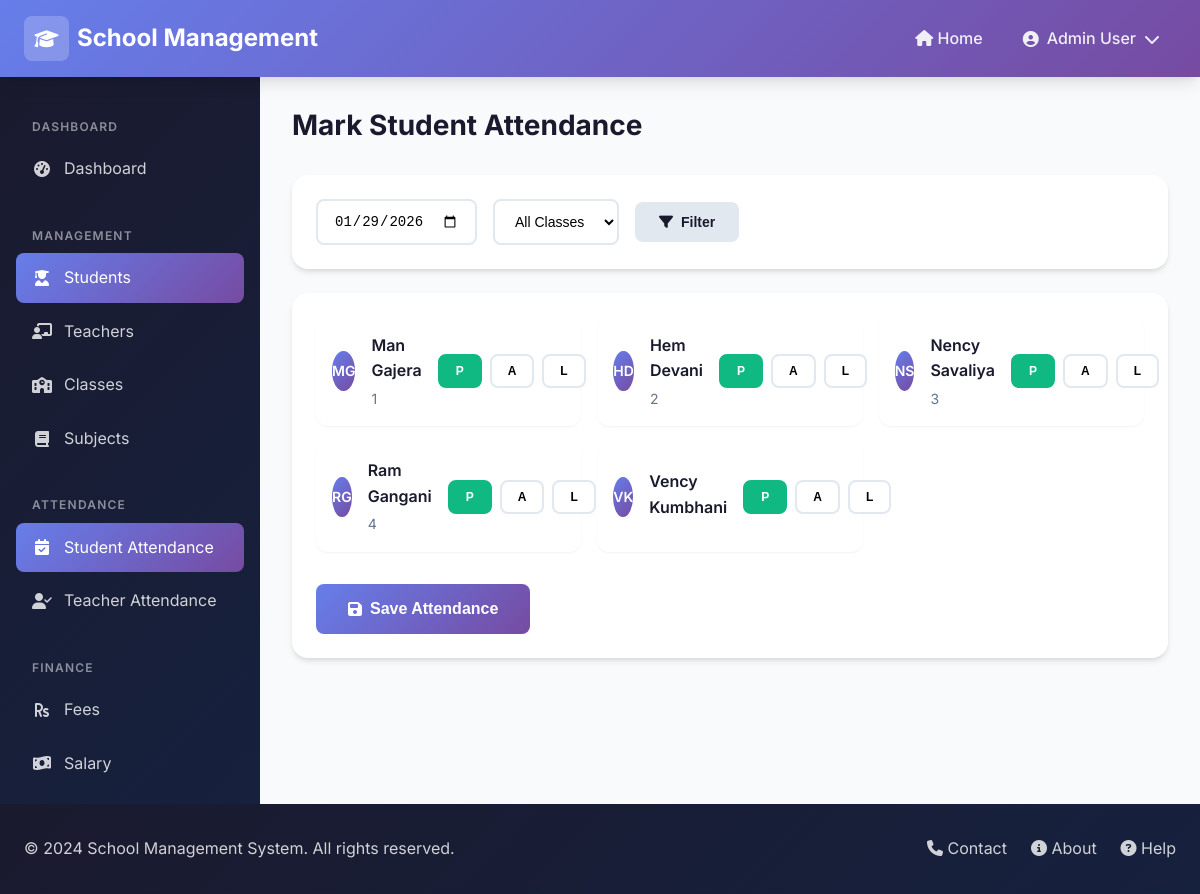
The page /admin-panel/attendance/students/mark/ on the database its author committed.
### core/models.py (models this page shows, shortened)
class Student(models.Model):
    GENDER_CHOICES = [
        ('male', 'Male'),
        ('female', 'Female'),
        ('other', 'Other'),
    ]
    username = models.CharField(max_length=50, unique=True)
    password = models.CharField(max_length=255)
    name = models.CharField(max_length=100)
    surname = models.CharField(max_length=100)
    email = models.EmailField(unique=True)
    mobile = models.CharField(max_length=15, blank=True)
    dob = models.DateField(null=True, blank=True)
    gender = models.CharField(max_length=10, choices=GENDER_CHOICES)
    roll_no = models.CharField(max_length=20)
    address = models.TextField(blank=True)
    student_class = models.ForeignKey(Class, on_delete=models.SET_NULL, null=True, related_name='students')
    section = models.CharField(max_length=10, blank=True)
    admission_no = models.CharField(max_length=50, unique=True)
    admission_date = models.DateField(null=True, blank=True)
    parent_name = models.CharField(max_length=100, blank=True)
    parent_mobile = models.CharField(max_length=15, blank=True)
    parent_email = models.EmailField(blank=True)
    created_at = models.DateTimeField(auto_now_add=True)
    updated_at = models.DateTimeField(auto_now=True)
    @property
    def full_name(self):
        return f"{self.name} {self.surname}"

### core/views.py (the view)
    def wrapper(request, *args, **kwargs):
        if request.session.get('user_role') != 'admin':
            try:
                admin = Admin.objects.first()
                if admin:
                    request.session['user_id'] = admin.id
                    request.session['user_role'] = 'admin'
                    request.session['user_name'] = admin.full_name
            except:
                messages.error(request, 'Admin not found.')
                return redirect('login')
        return view_func(request, *args, **kwargs)

### core/models.py (called while the page is built)
    def __str__(self):
        if self.section:
            return f"{self.name} - {self.section}"
        return self.name

    @property
    def full_name(self):
        return f"{self.name} {self.surname}"

### core/views.py (called while the page is built, shortened)
def admin_required(view_func):
    def wrapper(request, *args, **kwargs):
        if request.session.get('user_role') != 'admin':
            try:
                admin = Admin.objects.first()
                if admin:
                    request.session['user_id'] = admin.id
                    request.session['user_role'] = 'admin'
                    request.session['user_name'] = admin.full_name
            except:
                messages.error(request, 'Admin not found.')
                return redirect('login')
        return view_func(request, *args, **kwargs)
    return wrapper

@admin_required
def student_attendance_mark(request):
    selected_date = request.GET.get('date', date.today().isoformat())
    selected_class = request.GET.get('class', '')
    students = Student.objects.all()
    if selected_class:
        students = students.filter(student_class_id=selected_class)
    classes = Class.objects.all()
    return render(request, 'admin/attendance/student_mark.html', {
        'students': students,
        'classes': classes,
        'selected_date': selected_date,
        'selected_class': selected_class
    })

### templates/admin/attendance/student_mark.html (shortened to what this page needs)
{% extends 'base.html' %}
{% load static %}
{% block content %}
{% include 'partials/admin_header.html' %}
<div class="dashboard-layout">
    {% include 'partials/sidebar.html' %}
    <main class="main-content">
        <div class="page-header">
            <div>
                <h1 class="page-title">Mark Student Attendance</h1>
            </div>
        </div>
        <div class="card mb-3">
            <div class="card-body">
                <form method="get" class="flex gap-2 flex-wrap items-center">
                    <input type="date" name="date" value="{{ selected_date }}" class="form-control"
                        style="width: auto;">
                    <select name="class" class="form-control" style="width: auto;">
                        <option value="">All Classes</option>
                    </select>
                    <button type="submit" class="btn btn-secondary">
                        <i class="fas fa-filter"></i> Filter
                    </button>
                </form>
            </div>
        </div>
        <div class="card">
            <div class="card-body">
                <form method="post">
                    <div class="attendance-grid">
                        {% for student in students %}
                        <div class="attendance-item">
                            <div class="recent-avatar" style="width: 40px; height: 40px; font-size: 0.875rem;">
                                {{ student.name|slice:":1" }}{{ student.surname|slice:":1" }}
                            </div>
                            <div class="recent-info" style="flex: 1;">
                                <div class="recent-name">{{ student.full_name }}</div>
                                <div class="recent-meta">{{ student.roll_no }}</div>
                            </div>
                            <div class="attendance-status">
                                <button type="button" class="status-btn present active" data-status="present">P</button>
                                <button type="button" class="status-btn absent" data-status="absent">A</button>
                                <button type="button" class="status-btn late" data-status="late">L</button>
                            </div>
                        </div>
                        {% empty %}
                        <p class="text-gray">No students found. Select a class to view students.</p>
                        {% endfor %}
                    </div>
                    {% if students %}
                    <div class="mt-4">
                        <button type="submit" class="btn btn-primary btn-lg">
                            <i class="fas fa-save"></i> Save Attendance
                        </button>
                    </div>
                    {% endif %}
                </form>
            </div>
        </div>
    </main>
</div>
{% include 'partials/footer.html' %}
{% endblock %}

### static/css/style.css (style rules this page uses)
:root { --primary: #667eea; --primary-dark: #5a67d8; --secondary: #764ba2; --accent: #00d4ff; --success: #10b981; --warning: #f59e0b; --danger: #ef4444; --dark: #1a1a2e; --dark-light: #16213e; --light: #f8fafc; --gray: #64748b; --gray-light: #e2e8f0; --white: #ffffff; --gradient-primary: linear-gradient(135deg, var(--primary) 0%, var(--secondary) 100%); --gradient-dark: linear-gradient(135deg, var(--dark) 0%, var(--dark-light) 100%); --gradient-accent: linear-gradient(135deg, var(--accent) 0%, var(--primary) 100%); --shadow-sm: 0 1px 2px 0 rgba(0, 0, 0, 0.05); --shadow: 0 4px 6px -1px rgba(0, 0, 0, 0.1), 0 2px 4px -1px rgba(0, 0, 0, 0.06); --shadow-lg: 0 10px 15px -3px rgba(0, 0, 0, 0.1), 0 4px 6px -2px rgba(0, 0, 0, 0.05); --shadow-xl: 0 20px 25px -5px rgba(0, 0, 0, 0.1), 0 10px 10px -5px rgba(0, 0, 0, 0.04); --radius-sm: 0.375rem; --radius: 0.5rem; --radius-lg: 0.75rem; --radius-xl: 1rem; --radius-2xl: 1.5rem; --transition: all 0.3s ease; }
*, *::before, *::after { margin: 0; padding: 0; box-sizing: border-box; }
html { scroll-behavior: smooth; }
body { font-family: 'Inter', -apple-system, BlinkMacSystemFont, 'Segoe UI', Roboto, Oxygen, Ubuntu, sans-serif; background-color: var(--light); color: var(--dark); line-height: 1.6; min-height: 100vh; }
h1, h2, h3, h4, h5, h6 { font-weight: 700; line-height: 1.2; margin-bottom: 0.5em; }
h1 { font-size: 2.5rem; }
.mt-4 { margin-top: 2rem; }
.mb-3 { margin-bottom: 1.5rem; }
.flex { display: flex; }
.flex-wrap { flex-wrap: wrap; }
.items-center { align-items: center; }
.gap-2 { gap: 1rem; }
.btn { display: inline-flex; align-items: center; justify-content: center; gap: 0.5rem; padding: 0.75rem 1.5rem; font-size: 0.875rem; font-weight: 600; border: none; border-radius: var(--radius); cursor: pointer; transition: var(--transition); text-decoration: none; }
.btn-primary { background: var(--gradient-primary); color: var(--white); }
.btn-secondary { background: var(--gray-light); color: var(--dark); }
.btn-lg { padding: 1rem 2rem; font-size: 1rem; }
.card { background: var(--white); border-radius: var(--radius-xl); box-shadow: var(--shadow); overflow: hidden; transition: var(--transition); }
.card-body { padding: 1.5rem; }
.form-control { width: 100%; padding: 0.75rem 1rem; font-size: 0.875rem; border: 2px solid var(--gray-light); border-radius: var(--radius); background: var(--white); transition: var(--transition); }
.form-control::placeholder { color: var(--gray); }
select.form-control { cursor: pointer; }
.dashboard-layout { display: flex; min-height: calc(100vh - 73px); }
.main-content { flex: 1; padding: 2rem; background: var(--light); }
.page-header { display: flex; align-items: center; justify-content: space-between; margin-bottom: 2rem; }
.page-title { font-size: 1.75rem; font-weight: 700; color: var(--dark); margin: 0; }
.recent-avatar { width: 45px; height: 45px; background: var(--gradient-primary); border-radius: 50%; display: flex; align-items: center; justify-content: center; color: var(--white); font-weight: 600; font-size: 1rem; }
.recent-info { flex: 1; }
.recent-name { font-weight: 600; color: var(--dark); margin-bottom: 0.25rem; }
.recent-meta { font-size: 0.875rem; color: var(--gray); }
.attendance-grid { display: grid; grid-template-columns: repeat(auto-fill, minmax(200px, 1fr)); gap: 1rem; }
.attendance-item { background: var(--white); border-radius: var(--radius-lg); padding: 1rem; display: flex; align-items: center; gap: 1rem; box-shadow: var(--shadow-sm); }
.attendance-status { display: flex; gap: 0.5rem; }
.status-btn { padding: 0.5rem 1rem; border: 2px solid var(--gray-light); border-radius: var(--radius); background: var(--white); cursor: pointer; transition: var(--transition); font-size: 0.75rem; font-weight: 600; }
.status-btn.present:hover, .status-btn.present.active { background: var(--success); border-color: var(--success); color: var(--white); }

### rows shown on the page
Student: name "M", surname "G", full_name "Man Gajera", roll_no "1"
Student: name "H", surname "D", full_name "Hem Devani", roll_no "2"
Student: name "N", surname "S", full_name "Nency Savaliya", roll_no "3"
Student: name "R", surname "G", full_name "Ram Gangani", roll_no "4"
Student: name "V", surname "K", full_name "Vency Kumbhani"

### other values the page prints
{{ request.session.user_name|default:"Administrator" }} "Admin User"
